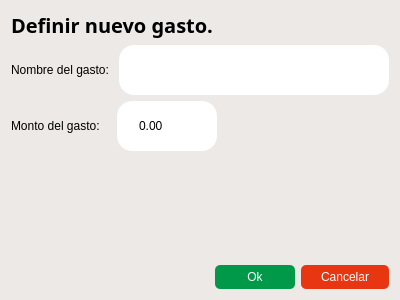
<?xml version="1.0" encoding="UTF-8"?>
<ui version="4.0">
 <class>ExpenseDialog</class>
 <widget class="QWidget" name="ExpenseDialog">
  <property name="geometry">
   <rect>
    <x>0</x>
    <y>0</y>
    <width>400</width>
    <height>300</height>
   </rect>
  </property>
  <property name="sizePolicy">
   <sizepolicy hsizetype="Expanding" vsizetype="Expanding">
    <horstretch>0</horstretch>
    <verstretch>0</verstretch>
   </sizepolicy>
  </property>
  <property name="maximumSize">
   <size>
    <width>400</width>
    <height>300</height>
   </size>
  </property>
  <property name="windowTitle">
   <string>Form</string>
  </property>
  <property name="styleSheet">
   <string notr="true">QWidget {
	color: black;
	background-color: rgb(237, 233, 230);
}</string>
  </property>
  <layout class="QVBoxLayout" name="verticalLayout">
   <item>
    <widget class="QLabel" name="label">
     <property name="font">
      <font>
       <family>Segoe UI Variable</family>
       <pointsize>15</pointsize>
       <bold>true</bold>
      </font>
     </property>
     <property name="styleSheet">
      <string notr="true">color: black;</string>
     </property>
     <property name="text">
      <string>Definir nuevo gasto.</string>
     </property>
    </widget>
   </item>
   <item>
    <layout class="QHBoxLayout" name="horizontalLayout_3">
     <item>
      <widget class="QLabel" name="label_2">
       <property name="sizePolicy">
        <sizepolicy hsizetype="Preferred" vsizetype="Preferred">
         <horstretch>0</horstretch>
         <verstretch>0</verstretch>
        </sizepolicy>
       </property>
       <property name="text">
        <string>Nombre del gasto: </string>
       </property>
      </widget>
     </item>
     <item>
      <widget class="QLineEdit" name="expenseName_lineEdit">
       <property name="minimumSize">
        <size>
         <width>200</width>
         <height>50</height>
        </size>
       </property>
       <property name="styleSheet">
        <string notr="true">QLineEdit {
  border-radius: 15px;

  color: black;
  background-color: white;
  padding-left: 20px;
  padding-right: 10px;
  padding-top: 10px;
  padding-bottom: 10px;
}
</string>
       </property>
      </widget>
     </item>
    </layout>
   </item>
   <item>
    <layout class="QHBoxLayout" name="horizontalLayout">
     <item>
      <widget class="QLabel" name="expenseMoney_label">
       <property name="sizePolicy">
        <sizepolicy hsizetype="Expanding" vsizetype="Preferred">
         <horstretch>0</horstretch>
         <verstretch>0</verstretch>
        </sizepolicy>
       </property>
       <property name="maximumSize">
        <size>
         <width>100</width>
         <height>16777215</height>
        </size>
       </property>
       <property name="styleSheet">
        <string notr="true">color: black;</string>
       </property>
       <property name="text">
        <string>Monto del gasto:</string>
       </property>
      </widget>
     </item>
     <item>
      <widget class="QDoubleSpinBox" name="expensePrice_doubleSpinBox">
       <property name="minimumSize">
        <size>
         <width>100</width>
         <height>50</height>
        </size>
       </property>
       <property name="maximumSize">
        <size>
         <width>150</width>
         <height>16777215</height>
        </size>
       </property>
       <property name="styleSheet">
        <string notr="true">QDoubleSpinBox {
  border-radius: 15px;

  color: black;
  background-color: white;
  padding-left: 20px;
  padding-right: 10px;
}

QDoubleSpinBox::up-button, QDoubleSpinBox::down-button {
  width: 0px; /* Hacer que los botones no sean visibles */
}
</string>
       </property>
       <property name="maximum">
        <double>16777215.000000000000000</double>
       </property>
      </widget>
     </item>
     <item>
      <spacer name="horizontalSpacer">
       <property name="orientation">
        <enum>Qt::Orientation::Horizontal</enum>
       </property>
       <property name="sizeHint" stdset="0">
        <size>
         <width>40</width>
         <height>20</height>
        </size>
       </property>
      </spacer>
     </item>
    </layout>
   </item>
   <item>
    <spacer name="verticalSpacer">
     <property name="orientation">
      <enum>Qt::Orientation::Vertical</enum>
     </property>
     <property name="sizeHint" stdset="0">
      <size>
       <width>20</width>
       <height>40</height>
      </size>
     </property>
    </spacer>
   </item>
   <item>
    <layout class="QHBoxLayout" name="horizontalLayout_7">
     <item>
      <spacer name="horizontalSpacer_2">
       <property name="orientation">
        <enum>Qt::Orientation::Horizontal</enum>
       </property>
       <property name="sizeHint" stdset="0">
        <size>
         <width>40</width>
         <height>20</height>
        </size>
       </property>
      </spacer>
     </item>
     <item>
      <widget class="QPushButton" name="acceptExpense_button">
       <property name="sizePolicy">
        <sizepolicy hsizetype="Minimum" vsizetype="Fixed">
         <horstretch>0</horstretch>
         <verstretch>0</verstretch>
        </sizepolicy>
       </property>
       <property name="minimumSize">
        <size>
         <width>80</width>
         <height>0</height>
        </size>
       </property>
       <property name="styleSheet">
        <string notr="true">QPushButton {
	border-radius: 5px;
	padding-top: 5px;
	padding-bottom: 5px;
	padding-left: 20px;
	padding-right: 20px px;
	background-color: rgb(0, 153, 73);
	color: rgb(255, 255, 255);
}

QPushButton:hover {
  background-color: rgb(0, 181, 84);     /* Fondo al pasar el mouse */
  color: #f0f0f0;                /* Color del texto al pasar el mouse */
}

QPushButton:pressed {
  background-color: rgb(0, 125, 58);     /* Fondo al presionar */
  color: #d0d0d0;                /* Color del texto al presionar */
}

QPushButton:disabled {
  background-color: rgb(39, 39, 43);     /* Fondo deshabilitado */
  color: #7f8c8d;                /* Color del texto deshabilitado */
}

QPushButton:checked {
  background-color: #27ae60;     /* Fondo cuando está checkable y activado */
  color: #ecf0f1;        
}</string>
       </property>
       <property name="text">
        <string>Ok</string>
       </property>
      </widget>
     </item>
     <item>
      <widget class="QPushButton" name="cancelExpense_button">
       <property name="minimumSize">
        <size>
         <width>80</width>
         <height>0</height>
        </size>
       </property>
       <property name="styleSheet">
        <string notr="true">QPushButton {
	border-radius: 5px;
	padding-top: 5px;
	padding-bottom: 5px;
	padding-left: 20px;
	padding-right: 20px px;
	background-color: rgb(232, 54, 18);
	color: rgb(255, 255, 255);
}

QPushButton:hover {
  background-color: rgb(253, 59, 20);     /* Fondo al pasar el mouse */
  color: #f0f0f0;                /* Color del texto al pasar el mouse */
}

QPushButton:pressed {
  background-color: rgb(208, 48, 16);    /* Fondo al presionar */
  color: #d0d0d0;                /* Color del texto al presionar */
}

QPushButton:disabled {
  background-color: rgb(39, 39, 43);     /* Fondo deshabilitado */
  color: #7f8c8d;                /* Color del texto deshabilitado */
}

QPushButton:checked {
  background-color: #27ae60;     /* Fondo cuando está checkable y activado */
  color: #ecf0f1;        
}</string>
       </property>
       <property name="text">
        <string>Cancelar</string>
       </property>
      </widget>
     </item>
    </layout>
   </item>
  </layout>
 </widget>
 <resources/>
 <connections/>
</ui>
